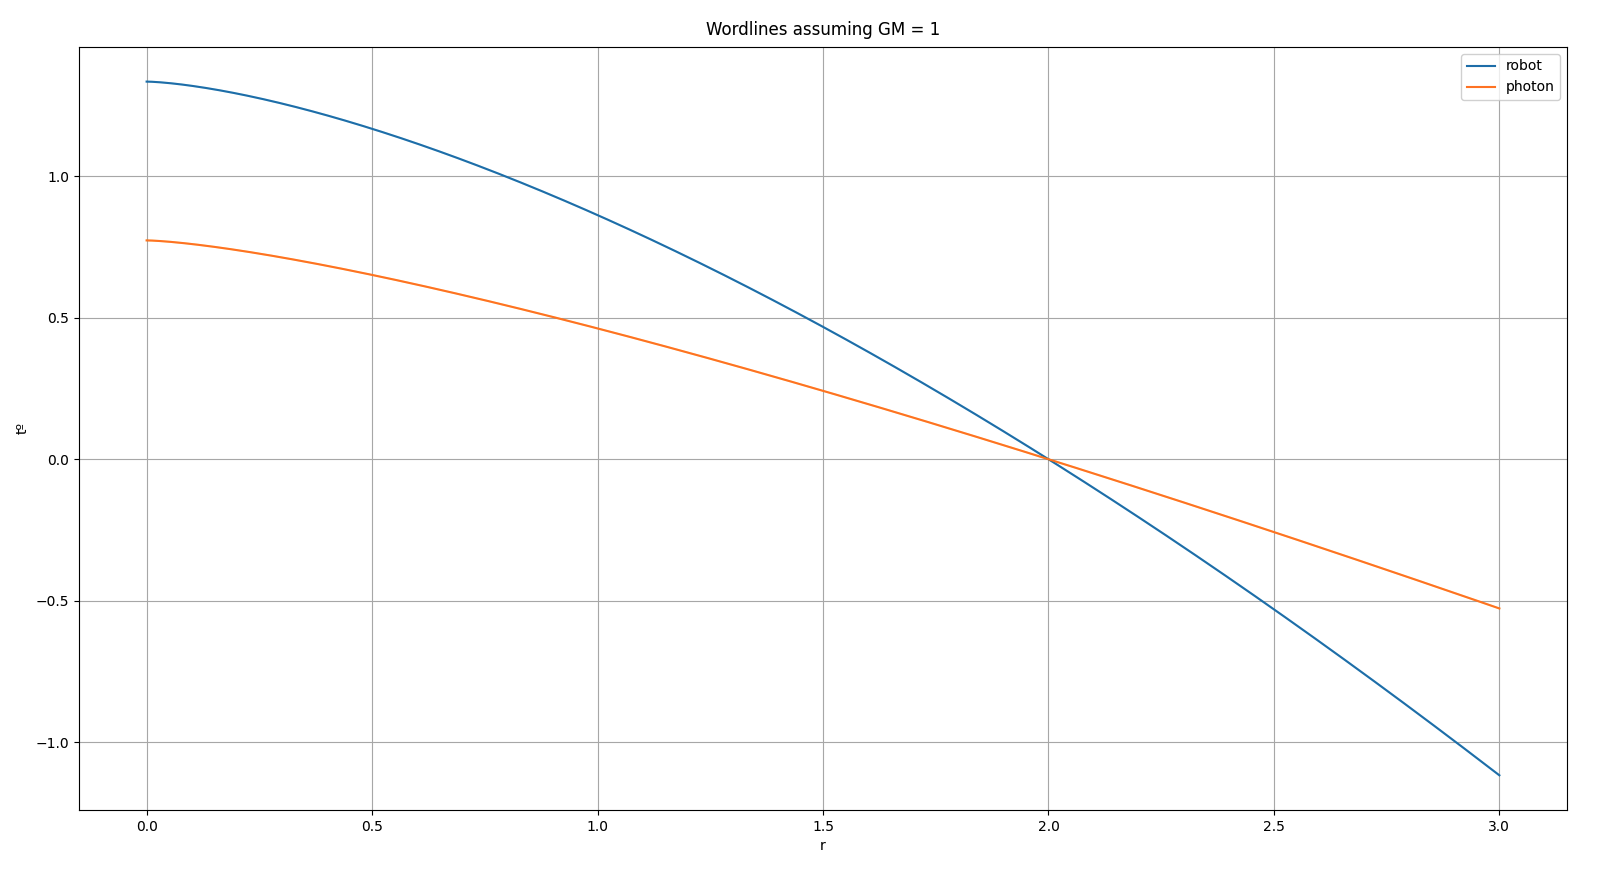

Write Python code to recreate this figure.
import matplotlib.pyplot as plt
import numpy as np


G = M = 1


def robot_fn(r):
    C = (4 * G * M) / 3
    return ((-2/3) * (r**(3/2)) / np.sqrt(2 * G * M)) + C


def photon_fn(r):
    term_1 = -r
    term_2 = np.sqrt(8 * G * M * r)
    term_3 = -(4 * G * M) * np.log(1 + np.sqrt(r / (2 * G * M)))
    C = 2 - 4 + (4 * np.log(2))
    return term_1 + term_2 + term_3 + C


def main():
    r = np.linspace(0, 3, 500)
    fig, ax = plt.subplots()
    ax.plot(r, robot_fn(r), label="robot")
    ax.plot(r, photon_fn(r), label="photon")
    ax.set_xlabel("r")
    ax.set_ylabel("tº")
    ax.grid(True)
    ax.set_title("Wordlines assuming GM = 1", va='bottom')
    plt.legend()
    plt.show()


if __name__ == "__main__":
    main()
